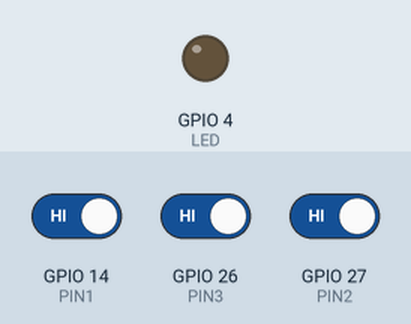
A program run on a simulated ESP32. Parts: output pins drawn as LEDs (lit = HIGH). Dashed ring = blinking. Inputs (shaded band) come from the test bench; at power-on: GPIO 14 (PIN1) HIGH, GPIO 27 (PIN2) HIGH, GPIO 26 (PIN3) HIGH.

Above: at 1.2 s.
1.3 s: GPIO 14 (PIN1) driven LOW
At 1.75 s:
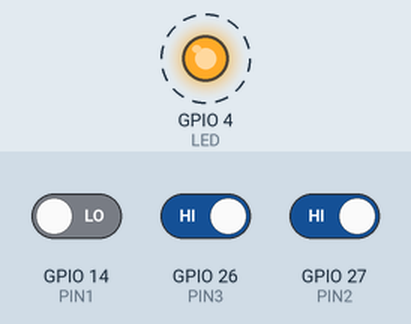
4.3 s: GPIO 27 (PIN2) driven LOW
At 4.6 s:
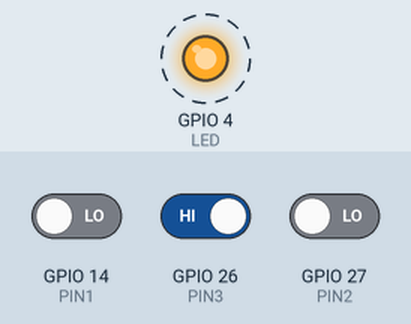
7.3 s: GPIO 26 (PIN3) driven LOW
8.8 s: GPIO 14 (PIN1) driven HIGH
At 9.5 s:
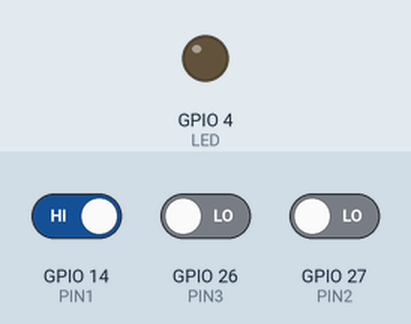
Timing chart, 0 to 11.3 s (numbered marks = the images above; inputs shaded):
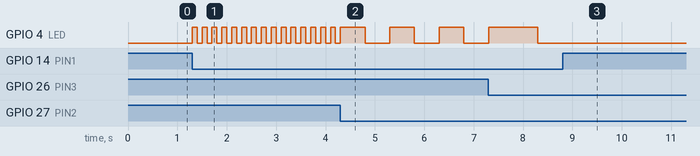

Measured:
- after the input at 1.3 s, GPIO 4 (LED): alternates HIGH for 0.10 s and LOW for 0.10 s, starting at once
- after the input at 4.3 s, GPIO 4 (LED): alternates HIGH for 0.50 s and LOW for 0.50 s, starting after 0.50 s
- after the input at 8.8 s, GPIO 4 (LED): stays LOW (without the input it goes to HIGH after 0.50 s)

The program:

main.cpp
```cpp
#include <Arduino.h>

#define PIN1 14
#define PIN2 27
#define PIN3 26
#define LED 4

void setup()
{
  pinMode(PIN1, INPUT);
  pinMode(PIN2, INPUT);
  pinMode(PIN3, INPUT);
  pinMode(LED, OUTPUT);
}

void loop()
{
  int reading1 = digitalRead(PIN1);
  int reading2 = digitalRead(PIN2);
  int reading3 = digitalRead(PIN3);

  if (reading1 == LOW && reading2 == LOW && reading3 == LOW)
  {
    digitalWrite(LED, HIGH);
    delay(1000);
    digitalWrite(LED, LOW);
    delay(1000);
  }
  else if (reading1 == LOW && reading2 == LOW && reading3 == HIGH)
  {
    digitalWrite(LED, HIGH);
    delay(500);
    digitalWrite(LED, LOW);
    delay(500);
  }
  else if (reading1 == LOW && reading2 == HIGH && reading3 == LOW)
  {
    digitalWrite(LED, HIGH);
    delay(200);
    digitalWrite(LED, LOW);
    delay(200);
  }
  else if (reading1 == LOW && reading2 == HIGH && reading3 == HIGH)
  {
    digitalWrite(LED, HIGH);
    delay(100);
    digitalWrite(LED, LOW);
    delay(100);
  }
  else
  {
    digitalWrite(LED, LOW);
  }
}
```
